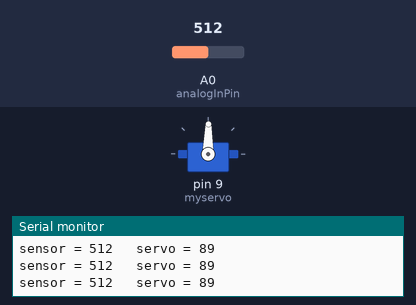
The sketch below on a simulated Arduino Uno, built with avr-gcc and run on an emulated ATmega328P. Shown: servo, the last lines printed to the serial monitor. The inputs (shaded band) are chosen by the test bench; at power-on: A0 (analogInPin) = 512.

Above: at 1.2 s.
1.3 s: A0 (analogInPin) set to 109
At 2.3 s:
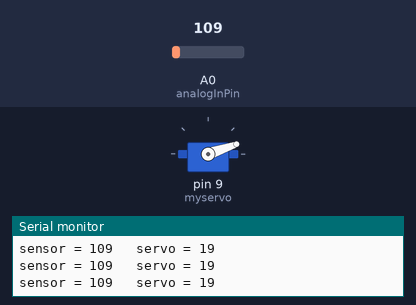
2.8 s: A0 (analogInPin) set to 94
At 3.9 s:
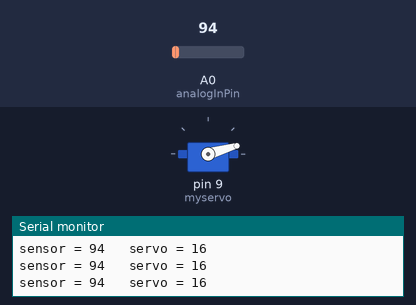
4.3 s: A0 (analogInPin) set to 122
At 5.4 s:
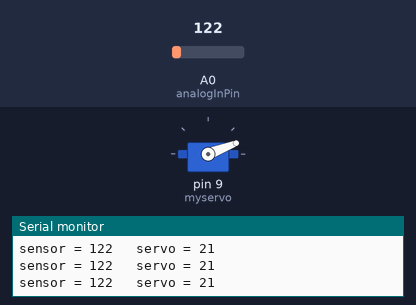
5.8 s: A0 (analogInPin) set to 306
At 7.0 s:
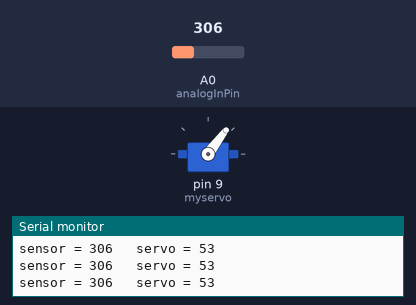
7.3 s: A0 (analogInPin) set to 985
At 7.8 s:
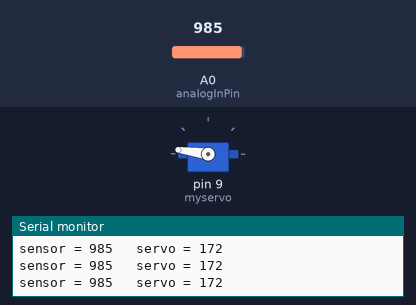
8.8 s: A0 (analogInPin) set to 1007
At 9.7 s:
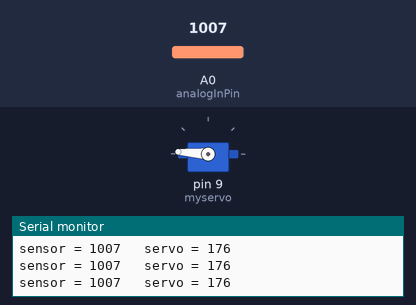
Timing chart, 0 to 11.3 s (numbered marks = the images above; inputs shaded):
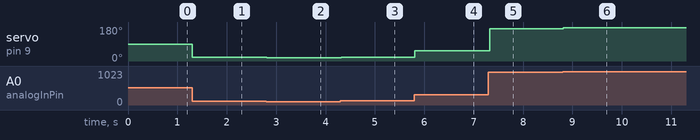

The sketch:

Knob.ino
```cpp
// Controlling a servo position using a potentiometer (variable resistor)
// by Michal Rinott <http://people.interaction-ivrea.it/m.rinott>

#include <Servo.h>

Servo myservo;  // create servo object to control a servo, instead of myservo, it can be any name

int analogInPin = A0;  // analog pin used to connect the potentiometer
int sensorValue = 0;   // variable to read the value from the analog pin
int outputValue = 0;        // value output to the PWM (analog out)


void setup()
{
  myservo.attach(9);  // attaches the servo on pin 9 to the servo object
  // initialize serial communications
  Serial.begin(9600);
}

void loop()
{
 // read the analog in value:
  sensorValue = analogRead(analogInPin);
  // map it to the range of the servo angle:
  outputValue = map(sensorValue, 0, 1023, 0, 179);
 // make sure that the outputValue does not go out from the servo turning range (0-179)
  outputValue = constrain(outputValue, 0, 179);
  // turn the servo motor to the angle from the sensor input
  myservo.write(outputValue);                  // sets the servo position according to the scaled value

  // print the results to the serial monitor:
  Serial.print("sensor = " );
  Serial.print(sensorValue);
  Serial.print("\t servo = ");
  Serial.println(outputValue);

  delay(15);                           // waits for the servo to get there
}
```

Measured:
- after the input at 1.3 s, servo on pin 9 (myservo): 89° → 19° at once
- after the input at 2.8 s, servo on pin 9 (myservo): 19° → 16° at once
- after the input at 4.3 s, servo on pin 9 (myservo): 16° → 21° at once
- after the input at 5.8 s, servo on pin 9 (myservo): 21° → 53° at once
- after the input at 7.3 s, servo on pin 9 (myservo): 53° → 172° at once
- after the input at 8.8 s, servo on pin 9 (myservo): 172° → 176° at once
